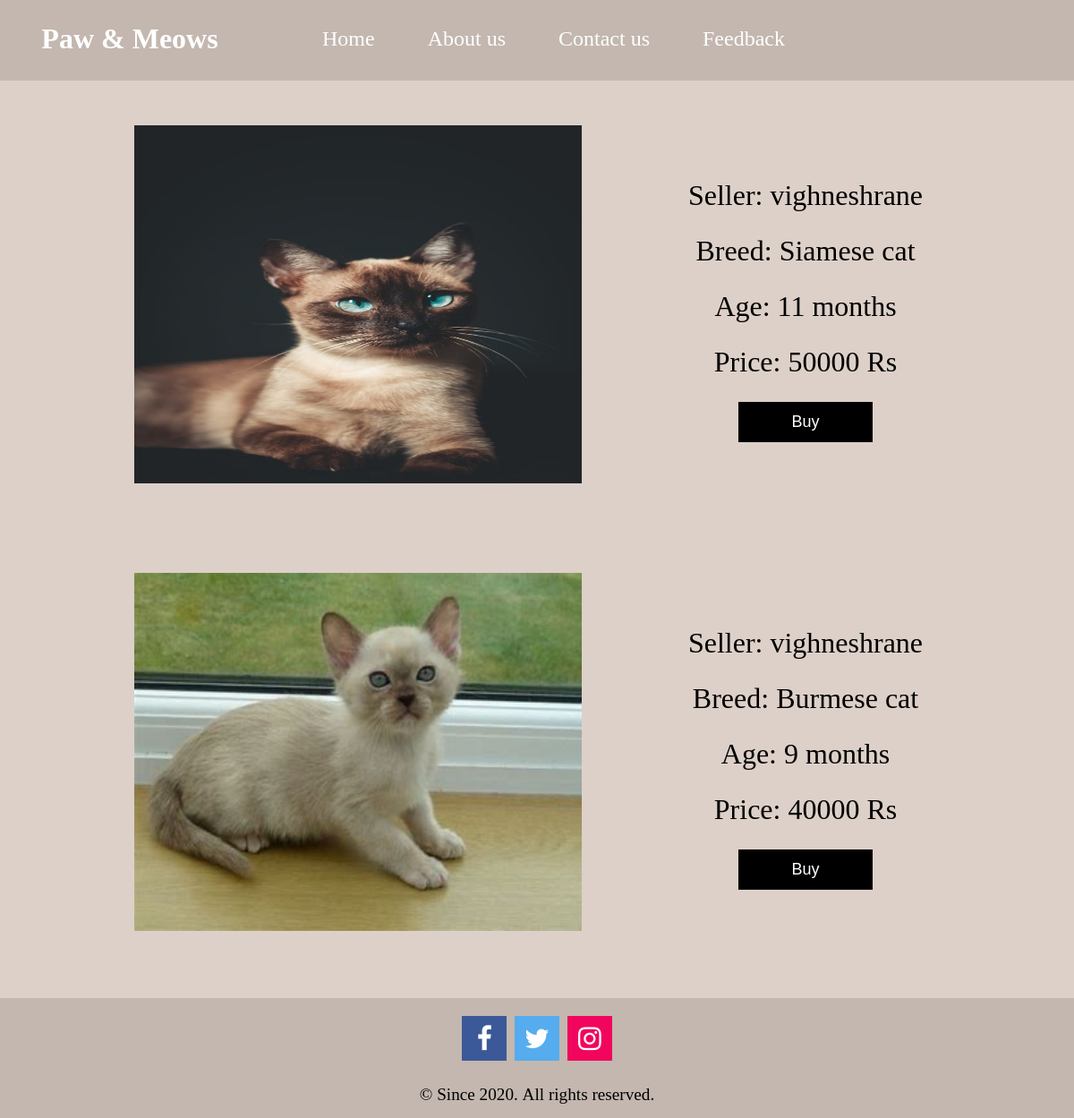
Page /cats on the committed database.
### home/models.py (models this page shows)
class sellCat(models.Model):
    username = models.CharField(max_length=100)
    breed = models.CharField(max_length=100, choices=breed_choice_cat)
    age = models.PositiveIntegerField()
    img = models.ImageField(blank=True)
    price = models.PositiveIntegerField()
    phone = models.PositiveIntegerField()
    address = models.TextField(max_length=100)

### home/views.py (the view)
# urls.py: path("cats", views.saleCat, name="saleCat"),
def saleCat(request):
    catInfos = sellCat.objects.all()
    return render(request, "cats.html", {"catInfos": catInfos})

### templates/cats.html (shortened to what this page needs)
<!DOCTYPE html>
<html lang="en">
<link rel="stylesheet" href="https://cdnjs.cloudflare.com/ajax/libs/font-awesome/4.7.0/css/font-awesome.min.css">
<head>
</head>
<body>
 {% include "nav.html" %}
    {% for catInfo in catInfos %}
    <div class="main">
        <div class="left">
            <div class="img">
                <img src="media/{{catInfo.img}}" alt="" srcset="" width="500px" height="400px"
                    style="margin-left: 50px; margin-top: 50px;">
            </div>
        </div>
        <div class="right">
            <div class="main2">
                <div class="user">
                    Seller: <span id="qwer">{{catInfo.username}}</span>
                </div>
                <div class="breed">Breed: <span id="impp">{{catInfo.breed}}</span></div>
                <div class="age">Age: {{catInfo.age}} months</div>
                <div class="price">
                    Price: {{catInfo.price}} Rs
                </div>
                <div class="buy">
                    <button id="but" onclick="please({{catInfo.price}})">Buy</button>
                </div>
            </div>
        </div>
    </div>
    {% endfor %}
   {% include "footer.html" %}
</body>
</html>

### templates/cats.html (style rules this page uses)
* { padding: 0; margin: 0; cursor: pointer; background-color: #DDD0C8; }
.main { width: 1000px; height: 500px; margin: auto; }
.breed, .user, .price, .buy , .age { width: 400px; margin-top: 5px; font-size: xx-large; padding-top: 10px; padding-bottom: 10px; text-align: center; }
.main2 { margin-top: 100px; }
.left { width: 600px; height: 500px; float: left; }
.right { float: right; width: 400px; height: 500px; font-size: xx-large; }
button { border: none; width: 150px; height: 45px; font-size: large; background-color: greenyellow; }
#but { background-color: black; color:white; }

### rows in the picture
sellCat: img (picture), username "vighneshrane", breed "Siamese cat", age "11", price "50000"
sellCat: img (picture), username "vighneshrane", breed "Burmese cat", age "9", price "40000"
